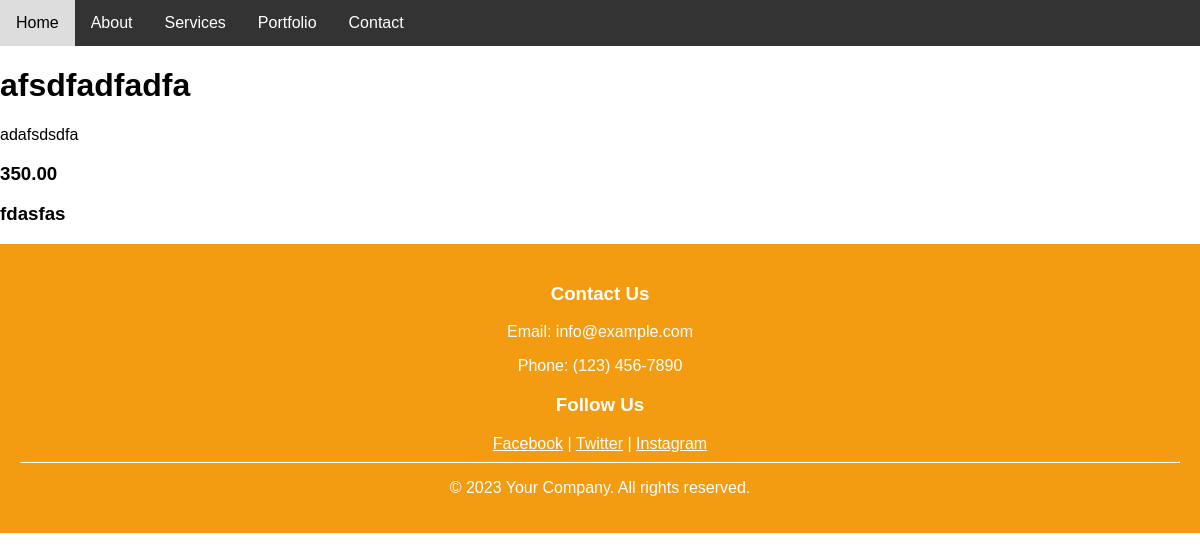
The page /products/28/ on the database its author committed.
### products/models.py (models this page shows, shortened)
class Product(models.Model):
    title       = models.CharField(max_length=120)
    description = models.TextField(blank=True,null=True)
    price       = models.DecimalField(max_digits=100000,decimal_places=2)
    summary     = models.TextField(blank=True,null=False)
    features    = models.BooleanField(default=False)

### products/views.py (the view)
# urls.py: path("<int:id>/", product_detail_view, name='product-detail'),
def product_detail_view(request,id=id):
    obj = Product.objects.get(id=id)
    context = {
        'object': obj#!associated with the key 'object' in the context dictionary. When you access context['object'], it returns the value
    }
    return render(request, "products/product_detail.html", context)

### products/templates/products/product_detail.html
{% extends 'base.html' %}
{% block content %}
    <h1>{{ object.title }}</h1>
    <p>{% if object.description != None and object.description != '' %}
        {{ object.description }}
    {% else %}
        Description Coming soon
    {% endif %}</p>
    <h3>{{ object.price }}</h3>
    <h3>{{ object.summary }}</h3>
{% endblock content %}

### templates/navbar.html (style rules this page uses)
body { font-family: Arial, sans-serif; margin: 0; padding: 0; }

### rows shown on the page
Product: title "afsdfadfadfa", description "adafsdsdfa", price "350.00", summary "fdasfas"
